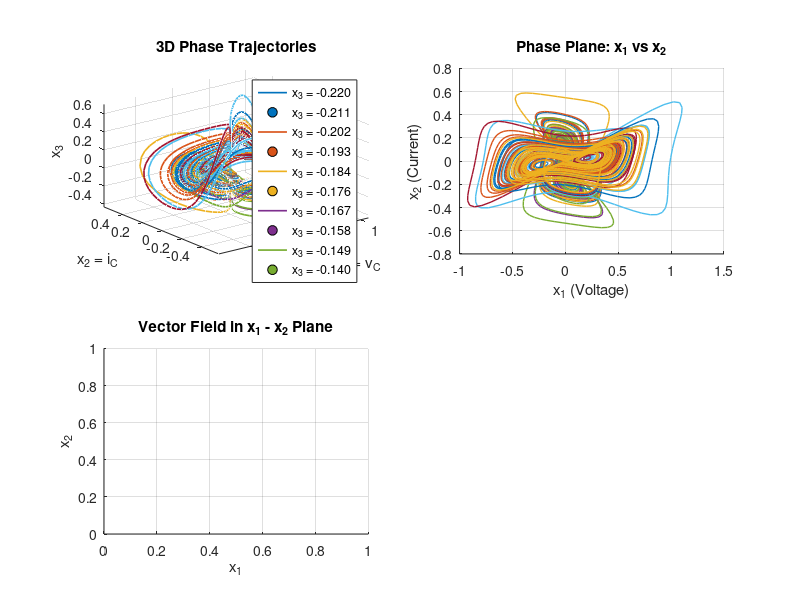

This figure's MATLAB source: (Note: this script raises an error after producing the figure.)
clc, clear, close all;

%we want to see the trajectory of the double Lepkin-Newton attractor for a
%certain values of alpha, beta Newton Leipnik system is characterised by the following differential equations.
% x˙1 = −αx1 + x2 + 10x2x3 (2.1)
% x˙2 = −x1 − 0.4x2 + 5x1x3 (2.2)
% x˙3 = βx3 − 5x1x2 (2.3)
% This system has two strange attractors originating from the initial
% states (0.349, 0.0, −0.160)T,(0.349, 0.0, −0.180)T and system parameters
%α = 0.4, β = 0.175. we will simulate for different starting condition


% System parameters
alpha = 0.4;
beta = 0.175;


% Define the Newton-Leipnik system equations
NL_System = @(t, x) [
    -alpha*x(1) + x(2) + 10*x(2)*x(3);
    -x(1) - 0.4*x(2) + 5*x(1)*x(3);
    beta*x(3) - 5*x(1)*x(2)
];


% Time span
t_span = [0 200];


% Define a set of initial conditions:
x1_0 = 0.349;
x2_0 = 0.0;
x3_values = linspace(-0.22, -0.14, 10);  % Sweep over z-axis initial values


% Store all initial conditions
initial_conditions = [repmat(x1_0, length(x3_values), 1), ...
                      repmat(x2_0, length(x3_values), 1), ...
                      x3_values'];


% Create figure window
figure('Position', [100, 100, 1200, 900]);


%Subplot 1: 3D Phase Portrait ===
subplot(2, 2, 1);
hold on;
grid on;
title('3D Phase Trajectories');
xlabel('x_1 = v_C');
ylabel('x_2 = i_C');
zlabel('x_3');
view(3);

colors = lines(length(x3_values));


for i = 1:size(initial_conditions, 1)
    [~, X] = ode45(NL_System, t_span, initial_conditions(i,:));
    

    plot3(X(:,1), X(:,2), X(:,3), 'Color', colors(i,:), 'LineWidth', 1.2);
    scatter3(initial_conditions(i,1), initial_conditions(i,2), initial_conditions(i,3), ...
        50, 'filled', 'MarkerFaceColor', colors(i,:), 'MarkerEdgeColor', 'k');
end


legend(arrayfun(@(z) sprintf('x_3 = %.3f', z), x3_values, 'UniformOutput', false));
axis tight;
rotate3d on;


%Subplot 2: 2D Phase Plane (x1 vs x2) for multiple initial conditions ===
subplot(2, 2, 2);
hold on; grid on;
title('Phase Plane: x_1 vs x_2');
xlabel('x_1 (Voltage)');
ylabel('x_2 (Current)');


for i = 1:size(initial_conditions, 1)
    [~, X] = ode45(NL_System, t_span, initial_conditions(i,:));
    plot(X(:,1), X(:,2), 'Color', colors(i,:), 'LineWidth', 1);
end


%Subplot 3: Vector Field on x1-x2 slice at fixed x3 ===
subplot(2, 2, 3);
title('Vector Field in x_1 - x_2 Plane');
xlabel('x_1'); ylabel('x_2'); grid on;


[x1_grid, x2_grid] = meshgrid(-3:0.5:3, -3:0.5:3);
x3_fixed = -0.17;  % slice value for x3
u = x2_grid;
v = (-x1_grid - 0.4*x2_grid + 5*x1_grid*x3_fixed);  % dx2/dt
streamslice(x1_grid, x2_grid, u, v);


%Subplot 4: Time Evolution from a Representative Initial Condition ===
subplot(2, 2, 4);
initial_condition = [0.349; 0; -0.17]; % pick one near attractor
[T, X] = ode45(NL_System, t_span, initial_condition);


plot(T, X(:,1), 'Color', [0.4 0.4 0.4], 'LineWidth', 1.5, 'DisplayName', 'x_1(t)');
hold on;
plot(T, X(:,2), 'Color', [0 0.5 0.5], 'LineWidth', 1.5, 'DisplayName', 'x_2(t)');
plot(T, X(:,3), 'Color', [0.8 0.2 0.2], 'LineWidth', 1.5, 'DisplayName', 'x_3(t)');


xlabel('Time (s)');
ylabel('State Variables');
title('Time Evolution of x_1, x_2, x_3');
legend('show', 'Location', 'best');
grid on;